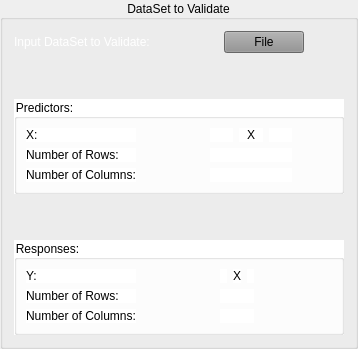
           <widget class="QGroupBox" name="GB_DataPredClasfy">
            <property name="title">
             <string>DataSet to Validate</string>
            </property>
            <property name="alignment">
             <set>Qt::AlignCenter</set>
            </property>
            <layout class="QGridLayout" name="gridLayout_12">
             <item row="0" column="0">
              <layout class="QVBoxLayout" name="verticalLayout_37">
               <item>
                <layout class="QHBoxLayout" name="horizontalLayout_26">
                 <item>
                  <layout class="QHBoxLayout" name="horizontalLayout_24">
                   <item>
                    <widget class="QLabel" name="LB_DataPredClasfy">
                     <property name="sizePolicy">
                      <sizepolicy hsizetype="Preferred" vsizetype="Maximum">
                       <horstretch>0</horstretch>
                       <verstretch>0</verstretch>
                      </sizepolicy>
                     </property>
                     <property name="styleSheet">
                      <string notr="true">color:white;</string>
                     </property>
                     <property name="text">
                      <string>Input DataSet to Validate:</string>
                     </property>
                    </widget>
                   </item>
                   <item>
                    <spacer name="horizontalSpacer_27">
                     <property name="orientation">
                      <enum>Qt::Horizontal</enum>
                     </property>
                     <property name="sizeType">
                      <enum>QSizePolicy::Preferred</enum>
                     </property>
                     <property name="sizeHint" stdset="0">
                      <size>
                       <width>68</width>
                       <height>20</height>
                      </size>
                     </property>
                    </spacer>
                   </item>
                   <item>
                    <widget class="QPushButton" name="PB_Data_2_Pred">
                     <property name="styleSheet">
                      <string notr="true">background-color: rgb(144, 144, 144);
color: black;</string>
                     </property>
                     <property name="text">
                      <string>File</string>
                     </property>
                    </widget>
                   </item>
                  </layout>
                 </item>
                 <item>
                  <spacer name="horizontalSpacer_33">
                   <property name="orientation">
                    <enum>Qt::Horizontal</enum>
                   </property>
                   <property name="sizeHint" stdset="0">
                    <size>
                     <width>40</width>
                     <height>20</height>
                    </size>
                   </property>
                  </spacer>
                 </item>
                </layout>
               </item>
               <item>
                <spacer name="verticalSpacer_29">
                 <property name="orientation">
                  <enum>Qt::Vertical</enum>
                 </property>
                 <property name="sizeType">
                  <enum>QSizePolicy::Preferred</enum>
                 </property>
                 <property name="sizeHint" stdset="0">
                  <size>
                   <width>20</width>
                   <height>40</height>
                  </size>
                 </property>
                </spacer>
               </item>
               <item>
                <widget class="QGroupBox" name="groupBox_10">
                 <property name="styleSheet">
                  <string notr="true">background-color: rgb(255, 255, 255);
color: black;</string>
                 </property>
                 <property name="title">
                  <string>Predictors:</string>
                 </property>
                 <layout class="QGridLayout" name="gridLayout_10">
                  <item row="0" column="0">
                   <layout class="QHBoxLayout" name="horizontalLayout_27">
                    <item>
                     <layout class="QVBoxLayout" name="verticalLayout_34">
                      <item>
                       <widget class="QLabel" name="label_9">
                        <property name="text">
                         <string>X:</string>
                        </property>
                       </widget>
                      </item>
                      <item>
                       <widget class="QLabel" name="label_17">
                        <property name="text">
                         <string>Number of Rows:</string>
                        </property>
                       </widget>
                      </item>
                      <item>
                       <widget class="QLabel" name="label_21">
                        <property name="text">
                         <string>Number of Columns:</string>
                        </property>
                       </widget>
                      </item>
                     </layout>
                    </item>
                    <item>
                     <spacer name="horizontalSpacer_34">
                      <property name="orientation">
                       <enum>Qt::Horizontal</enum>
                      </property>
                      <property name="sizeType">
                       <enum>QSizePolicy::Preferred</enum>
                      </property>
                      <property name="sizeHint" stdset="0">
                       <size>
                        <width>68</width>
                        <height>20</height>
                       </size>
                      </property>
                     </spacer>
                    </item>
                    <item>
                     <layout class="QVBoxLayout" name="verticalLayout_33">
                      <item>
                       <layout class="QHBoxLayout" name="horizontalLayout_25">
                        <item>
                         <widget class="QLabel" name="LB_Xrows_Pred">
                          <property name="text">
                           <string/>
                          </property>
                          <property name="alignment">
                           <set>Qt::AlignCenter</set>
                          </property>
                         </widget>
                        </item>
                        <item>
                         <widget class="QLabel" name="label_13">
                          <property name="text">
                           <string>X</string>
                          </property>
                          <property name="alignment">
                           <set>Qt::AlignCenter</set>
                          </property>
                         </widget>
                        </item>
                        <item>
                         <widget class="QLabel" name="LB_Xcols_Pred">
                          <property name="text">
                           <string/>
                          </property>
                          <property name="alignment">
                           <set>Qt::AlignCenter</set>
                          </property>
                         </widget>
                        </item>
                       </layout>
                      </item>
                      <item>
                       <widget class="QLabel" name="LB_Xnrows_Pred">
                        <property name="text">
                         <string/>
                        </property>
                        <property name="alignment">
                         <set>Qt::AlignCenter</set>
                        </property>
                       </widget>
                      </item>
                      <item>
                       <widget class="QLabel" name="LB_Xncols_Pred">
                        <property name="text">
                         <string/>
                        </property>
                        <property name="alignment">
                         <set>Qt::AlignCenter</set>
                        </property>
                       </widget>
                      </item>
                     </layout>
                    </item>
                    <item>
                     <spacer name="horizontalSpacer_35">
                      <property name="orientation">
                       <enum>Qt::Horizontal</enum>
                      </property>
                      <property name="sizeType">
                       <enum>QSizePolicy::Preferred</enum>
                      </property>
                      <property name="sizeHint" stdset="0">
                       <size>
                        <width>40</width>
                        <height>20</height>
                       </size>
                      </property>
                     </spacer>
                    </item>
                   </layout>
                  </item>
                 </layout>
                </widget>
               </item>
               <item>
                <spacer name="verticalSpacer_30">
                 <property name="orientation">
                  <enum>Qt::Vertical</enum>
                 </property>
                 <property name="sizeType">
                  <enum>QSizePolicy::Preferred</enum>
                 </property>
                 <property name="sizeHint" stdset="0">
                  <size>
                   <width>20</width>
                   <height>40</height>
                  </size>
                 </property>
                </spacer>
               </item>
               <item>
                <widget class="QGroupBox" name="groupBox_11">
                 <property name="styleSheet">
                  <string notr="true">background-color: rgb(255, 255, 255);
color: black;</string>
                 </property>
                 <property name="title">
                  <string>Responses:</string>
                 </property>
                 <layout class="QGridLayout" name="gridLayout_11">
                  <item row="0" column="0">
                   <layout class="QHBoxLayout" name="horizontalLayout_29">
                    <item>
                     <layout class="QVBoxLayout" name="verticalLayout_36">
                      <item>
                       <widget class="QLabel" name="label_24">
                        <property name="text">
                         <string>Y:</string>
                        </property>
                       </widget>
                      </item>
                      <item>
                       <widget class="QLabel" name="label_28">
                        <property name="text">
                         <string>Number of Rows:</string>
                        </property>
                       </widget>
                      </item>
                      <item>
                       <widget class="QLabel" name="label_30">
                        <property name="text">
                         <string>Number of Columns:</string>
                        </property>
                       </widget>
                      </item>
                     </layout>
                    </item>
                    <item>
                     <spacer name="horizontalSpacer_36">
                      <property name="orientation">
                       <enum>Qt::Horizontal</enum>
                      </property>
                      <property name="sizeHint" stdset="0">
                       <size>
                        <width>48</width>
                        <height>20</height>
                       </size>
                      </property>
                     </spacer>
                    </item>
                    <item>
                     <layout class="QVBoxLayout" name="verticalLayout_35">
                      <item>
                       <layout class="QHBoxLayout" name="horizontalLayout_28">
                        <item>
                         <widget class="QLabel" name="LB_Yrows_Pred">
                          <property name="text">
                           <string/>
                          </property>
                          <property name="alignment">
                           <set>Qt::AlignCenter</set>
                          </property>
                         </widget>
                        </item>
                        <item>
                         <widget class="QLabel" name="label_26">
                          <property name="text">
                           <string>X</string>
                          </property>
                          <property name="alignment">
                           <set>Qt::AlignCenter</set>
                          </property>
                         </widget>
                        </item>
                        <item>
                         <widget class="QLabel" name="LB_Ycols_Pred">
                          <property name="text">
                           <string/>
                          </property>
                          <property name="alignment">
                           <set>Qt::AlignCenter</set>
                          </property>
                         </widget>
                        </item>
                       </layout>
                      </item>
                      <item>
                       <widget class="QLabel" name="LB_Ynrows_Pred">
                        <property name="text">
                         <string/>
                        </property>
                        <property name="alignment">
                         <set>Qt::AlignCenter</set>
                        </property>
                       </widget>
                      </item>
                      <item>
                       <widget class="QLabel" name="LB_Yncols_Pred">
                        <property name="text">
                         <string/>
                        </property>
                        <property name="alignment">
                         <set>Qt::AlignCenter</set>
                        </property>
                       </widget>
                      </item>
                     </layout>
                    </item>
                    <item>
                     <spacer name="horizontalSpacer_37">
                      <property name="orientation">
                       <enum>Qt::Horizontal</enum>
                      </property>
                      <property name="sizeHint" stdset="0">
                       <size>
                        <width>58</width>
                        <height>20</height>
                       </size>
                      </property>
                     </spacer>
                    </item>
                   </layout>
                  </item>
                 </layout>
                </widget>
               </item>
              </layout>
             </item>
            </layout>
           </widget>
